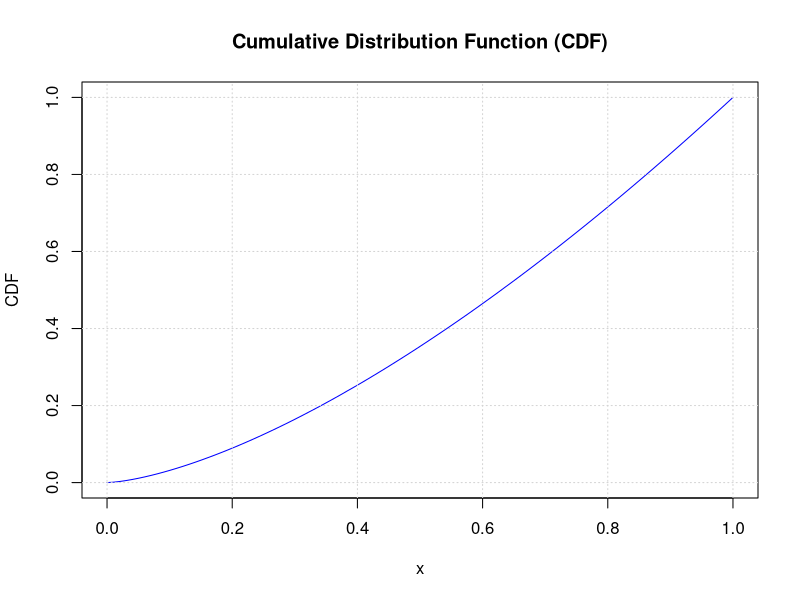

This chart was generated by the following R code:
# Define the probability density function
PDF <- function(x) {
  ifelse(0 <= x & x <= 1, (3/2) * sqrt(x), 0)
}

# Calculate the cumulative distribution function (CDF)
CDF <- function(x) {
  sapply(x, function(x_val) {
    integrate(PDF, -Inf, x_val)$value
  })
}

# Create a sequence of x values
x_values <- seq(0, 1, length.out = 100)

# Calculate the CDF values for the sequence of x values
cdf_values <- CDF(x_values)

# Plot the CDF
plot(x_values, cdf_values, type = "l", col = "blue",
     main = "Cumulative Distribution Function (CDF)",
     xlab = "x", ylab = "CDF")

# Add a grid
grid()

P_0_3_to_0_6 <- CDF(0.6) - CDF(0.3)
cat("P(0.3<X<0.6) using CDF= ", P_0_3_to_0_6)
